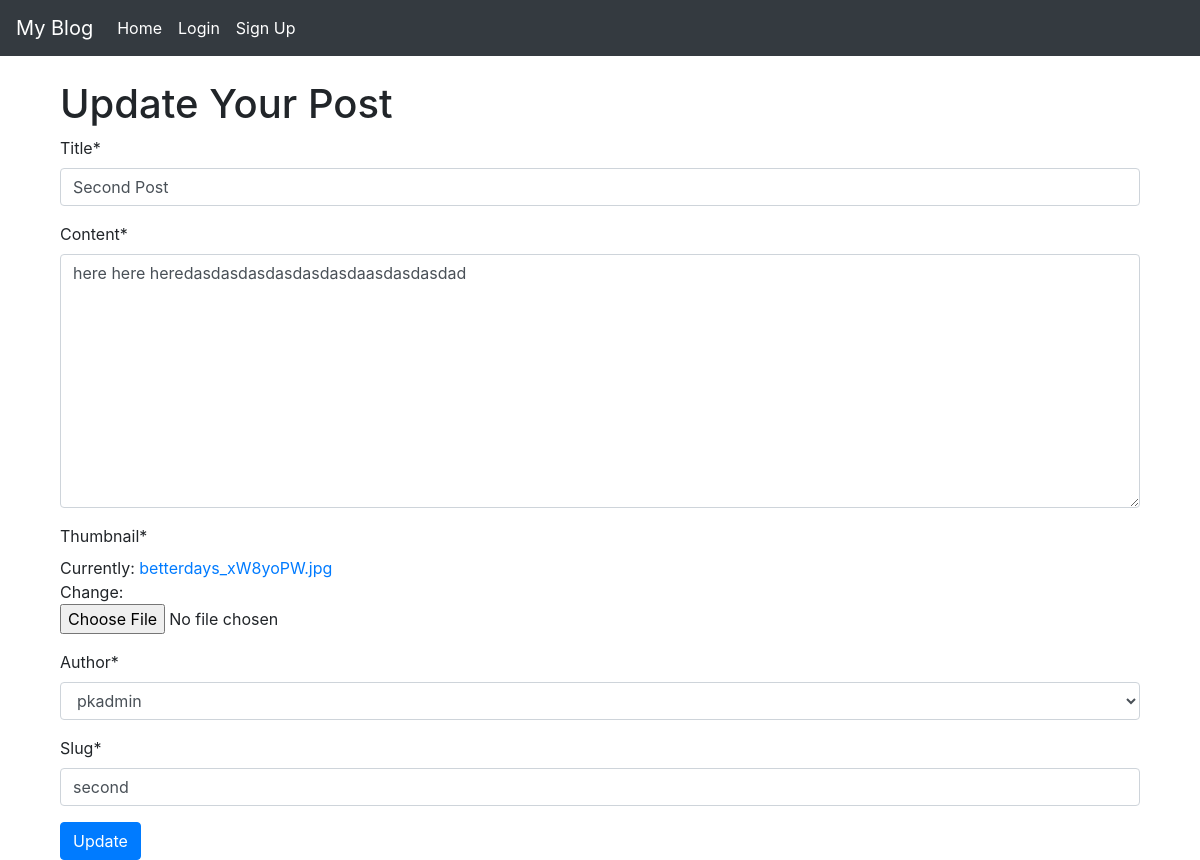
The page /posts/second/update/ on the database its author committed.
### posts/models.py (models this page shows, shortened)
class Post(models.Model):
    title = models.CharField(max_length =100)
    content = models.TextField()
    thumbnail = models.ImageField()
    publish_date = models.DateTimeField(auto_now_add=True)
    last_updated = models.DateTimeField(auto_now=True)
    author = models.ForeignKey(User, on_delete=models.CASCADE)
    slug = models.SlugField()

### posts/views.py (the view)
# urls.py: path('posts/<slug>/update/', PostUpdateView.as_view(), name='update'),
class PostUpdateView(UpdateView):
    form_class = PostForm
    model = Post
    def get_context_data(self, **kwargs):
        context = super().get_context_data(**kwargs)
        context.update({
            'view_type': 'Update'
        })
        return context
    success_url ="/"

### posts/forms.py
class PostForm(forms.ModelForm):
    class Meta:
        model = Post
        fields = ('__all__')

### posts/models.py (called while the page is built)
    def __str__(self):
        return self.username

### templates/posts/post_form.html (shortened to what this page needs)
{% extends "base.html" %}
{% load crispy_forms_tags %}
{% block content %}
<div class='container'>
  <h1> {{ view_type}} Your Post </h1>
  <form method='POST' enctype='multipart/form-data'>
    {{ form|crispy }}
    <button class='btn btn-primary' type='submit'> {{ view_type }}</button>
  </form>
</div>
{% endblock content %}

### rows shown on the page
Post: title "Second Post", content "here here heredasdasdasdasdasdasdaasdasdasdad", author "pkadmin", slug "second"

### other values the page prints
{{ view_type }} "Update"
